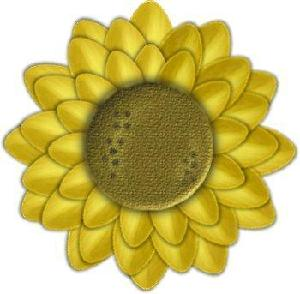
#> input picture AverageHash/images/sunflower/image_0016.jpg, 300 x 294 px
$ python avhash-search.py   (older library calls are emulated)
#> lines starting #> are read from the running program, lines starting #| are printed output that depends on the picture
from PIL import Image
import numpy as np
import os, re

search_dir = "./images"
cache_dir = "./images/cache_avhash"

if not os.path.exists(cache_dir):
    os.mkdir(cache_dir)

#Convert image data to Average Hash
def average_hash(fname, size = 16):
#> called with fname = './images/sunflower/image_0016.jpg', size = 16
    fname2 = fname[len(search_dir):]
    #Caching the Image
    cache_file = cache_dir + "/" + fname2.replace('/','_') + ".csv"
    #Making Hash
    if not os.path.exists(cache_file):
        img = Image.open(fname)
#> img is the input picture: PIL image 300x294 RGB; mean R, G, B 203.5, 190.1, 114
        img = img.convert('L').resize((size, size), Image.ANTIALIAS)
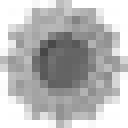
#> img: PIL image 16x16 L (shown 8 times larger); min 71, max 255, mean 184.7
        pixels = np.array(img.getdata()).reshape((size, size))
        avg = pixels.mean()
#> avg = 184.7
        px = 1 * (pixels > avg)
        np.savetxt(cache_file, px, fmt="%.0f", delimiter=",")
    else:
        px = np.loadtxt(cache_file, delimiter=",")
    return px

#Obtain hamming distance
def hamming_dist(a, b):
    #convert to 1-dimension array
    aa = a.reshape(1, -1)
    ab = b.reshape(1, -1)
    dist = (aa != ab).sum()
    return dist

#Apply all of folders
def enum_all_files(path):
    for root, dirs, files in os.walk(path):
        for f in files:
            fname = os.path.join(root, f)
            if re.search(r'\.(jpg|jpeg|png)$', fname):
                yield fname

#Search Image
def find_image(fname, rate):
    src = average_hash(fname)
    for fname in enum_all_files(search_dir):
        dst = average_hash(fname)
        diff_r = hamming_dist(src, dst) / 256
        if diff_r < rate:
            yield(diff_r, fname)

# Search
srcfile = search_dir + "/sunflower/image_0016.jpg"
html = ""
sim = list(find_image(srcfile, 0.15))
#> (the run stopped early here; a loop or call above may not have finished)
